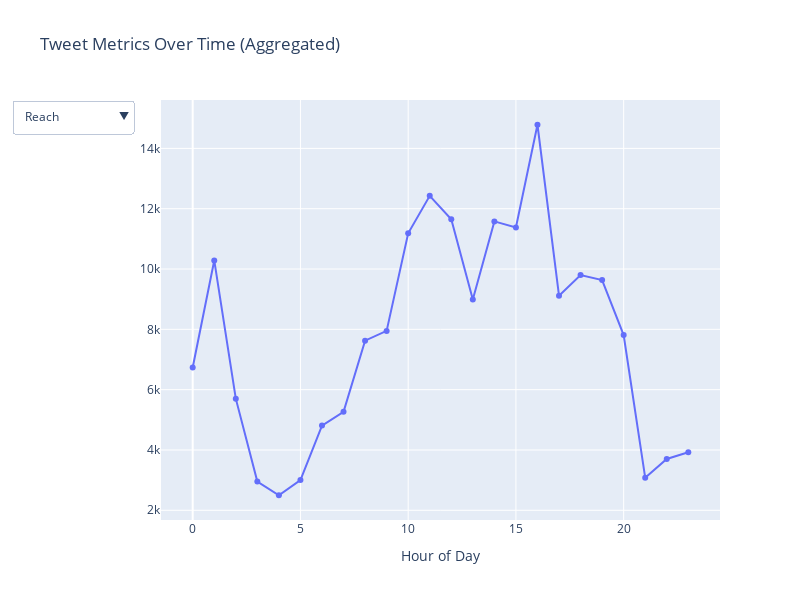

Write notebook code for a chart like this one.
### Code cell
import plotly.graph_objects as go

# Aggregate data by hour
aggregated_df = df.groupby('Hour').agg({
    'Reach': 'mean',
    'RetweetCount': 'mean',
    'Likes': 'mean'
}).reset_index()

#The data by the Hour column and calculates the mean for Reach, RetweetCount, and Likes for each hour. The result is a DataFrame where each row represents an hour of the day, and the columns contain the average values of the metrics for that hour.

# Create figure with initial metric (Reach)
fig = go.Figure()

# Add traces for each metric but only make the first one visible
fig.add_trace(go.Scatter(x=aggregated_df['Hour'], y=aggregated_df['Reach'], mode='lines+markers', name='Reach', visible=True))
fig.add_trace(go.Scatter(x=aggregated_df['Hour'], y=aggregated_df['RetweetCount'], mode='lines+markers', name='Retweet Count', visible=False))
fig.add_trace(go.Scatter(x=aggregated_df['Hour'], y=aggregated_df['Likes'], mode='lines+markers', name='Likes', visible=False))

# Create update menus for dropdown selection
fig.update_layout(
    updatemenus=[
        dict(
            buttons=list([
                dict(label='Reach', method='update', args=[{'visible': [True, False, False]}, {'title': 'Reach Over Time'}]),
                dict(label='Retweet Count', method='update', args=[{'visible': [False, True, False]}, {'title': 'Retweet Count Over Time'}]),
                dict(label='Likes', method='update', args=[{'visible': [False, False, True]}, {'title': 'Likes Over Time'}]),
            ]),
            direction='down',
            showactive=True
        )
    ]
)

# Update layout
fig.update_layout(height=600, width=800, title='Tweet Metrics Over Time (Aggregated)',
                  xaxis_title='Hour of Day', showlegend=False)

fig.show()

### Figure 1 — Plotly figure (JSON) as saved in the notebook; plotly's stock layout.template omitted (floating-point values rounded to 4 significant figures)
{"data": [{"mode": "lines+markers", "name": "Reach", "type": "scatter", "visible": true, "x": [0, 1, 2, 3, 4, 5, 6, 7, 8, 9, 10, 11, 12, 13, 14, 15, 16, 17, 18, 19, 20, 21, 22, 23], "y": [6733.0, 10280.0, 5702.0, 2953.0, 2499.0, 3001.0, 4808.0, 5264.0, 7624.0, 7948.0, 11190.0, 12430.0, 11650.0, 8986.0, 11580.0, 11380.0, 14780.0, 9116.0, 9799.0, 9633.0, 7809.0, 3080.0, 3702.0, 3925.0]}, {"mode": "lines+markers", "name": "Retweet Count", "type": "scatter", "visible": false, "x": [0, 1, 2, 3, 4, 5, 6, 7, 8, 9, 10, 11, 12, 13, 14, 15, 16, 17, 18, 19, 20, 21, 22, 23], "y": [11.78, 10.48, 10.65, 9.892, 8.816, 6.392, 8.259, 10.18, 6.698, 7.538, 8.205, 6.167, 6.124, 7.383, 7.282, 7.107, 6.976, 6.588, 6.35, 15.43, 9.558, 10.38, 12.63, 12.62]}, {"mode": "lines+markers", "name": "Likes", "type": "scatter", "visible": false, "x": [0, 1, 2, 3, 4, 5, 6, 7, 8, 9, 10, 11, 12, 13, 14, 15, 16, 17, 18, 19, 20, 21, 22, 23], "y": [0.02881, 0.05007, 0.001687, 0.02246, 0, 0.00211, 0.01336, 0.04165, 0.03253, 0.1646, 0.2066, 0.238, 0.3718, 0.1983, 0.2386, 0.2876, 0.5262, 0.2104, 0.152, 0.2869, 0.1005, 0.01656, 0.02086, 0.0161]}], "layout": {"height": 600, "showlegend": false, "title": {"text": "Tweet Metrics Over Time (Aggregated)"}, "updatemenus": [{"buttons": [{"args": [{"visible": [true, false, false]}, {"title": "Reach Over Time"}], "label": "Reach", "method": "update"}, {"args": [{"visible": [false, true, false]}, {"title": "Retweet Count Over Time"}], "label": "Retweet Count", "method": "update"}, {"args": [{"visible": [false, false, true]}, {"title": "Likes Over Time"}], "label": "Likes", "method": "update"}], "direction": "down", "showactive": true}], "width": 800, "xaxis": {"title": {"text": "Hour of Day"}}}}
